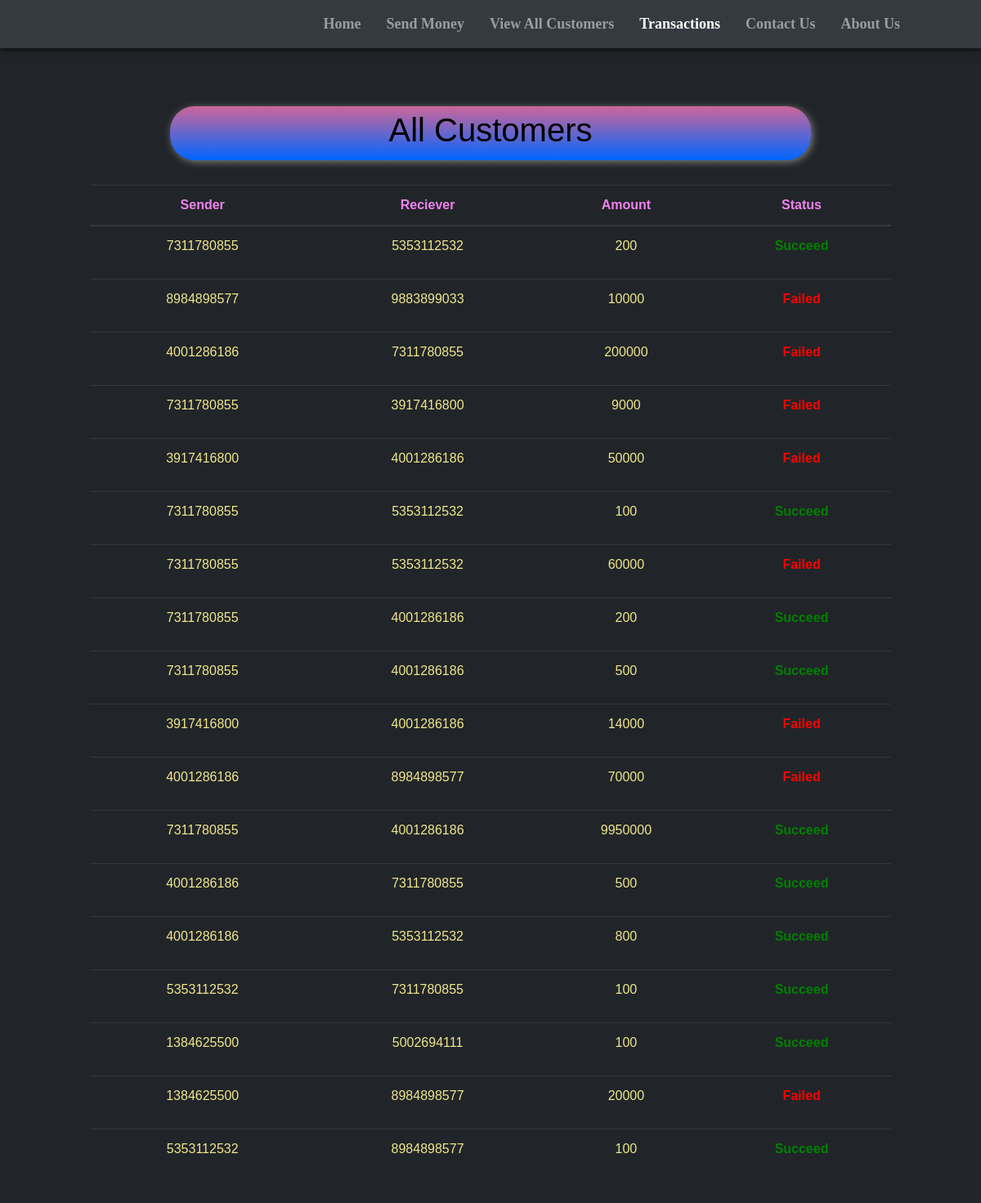
Screenshot of /transactions.php with the database file from the repository.
### tables this page shows
CREATE TABLE `transactions` (
  `sr` int(11) NOT NULL,
  `sender` varchar(10) NOT NULL,
  `receiver` varchar(10) NOT NULL,
  `amount` bigint(20) NOT NULL,
  `status` varchar(10) NOT NULL
);

### transactions.php (the view, shortened to what this page needs)
<!doctype html>
<html lang="en">
<head>
    <link href="//maxcdn.bootstrapcdn.com/bootstrap/4.1.1/css/bootstrap.min.css" rel="stylesheet" id="bootstrap-css">
    <link rel="stylesheet" href="https://use.fontawesome.com/releases/v5.1.0/css/all.css"
>
</head>
<body style="background-color:#212529;">
    <?php include 'spin.php'; ?>
    <nav class="navbar navbar-expand-lg navbar-dark bg-dark fixed fixed-top"
        style="font-family:candara; font-size:18px; box-shadow: 0px 0px 10px 0px black;">
        <div class="container-fluid">
            <a href="index.php"><img src="statics\logospark.png" alt=""
                    style="height: 80px; margin-left:25px; margin-top:10px;"></a>
        </div>
        <div class="collapse navbar-collapse" id="navbarSupportedContent">
            <b>
                <ul class="navbar-nav ">
                    <li class="nav-item nav-links" style="margin-left:15px;">
                        <a class="nav-link text-nowrap" aria-current="page" href="index.php">Home</a>
                    </li>
                    <li class="nav-item" style="margin-left:15px; ">
                        <a class="nav-link text-nowrap" href="send_money.php">Send Money</a>
                    </li>
                    <li class="nav-item" style="margin-left:15px;">
                        <a class="nav-link text-nowrap" href="all_cust.php">View All Customers</a>
                    </li>
                    <li class="nav-item" style="margin-left:15px;">
                        <a class="nav-link text-nowrap active" href="transactions.php">Transactions</a>
                    </li>
                    <li class="nav-item" style="margin-left:15px;">
                        <a class="nav-link text-nowrap" href="contact_us.php">Contact Us</a>
                    </li>
                    <li class="nav-item" style="margin-left:15px; margin-right:75px;">
                        <a class="nav-link text-nowrap" href="about_us.php">About Us</a>
                    </li>
                </ul>
            </b>
        </div>
    </nav>
    <center>
        <div class="container" style="margin-top: 10%; padding:10px 80px 10px 80px; ">
            <div
                style="width:80%; background: linear-gradient(to bottom, #cc6699 0%, #0066ff 100%); padding:5px 5px 5px 5px; border-radius:30px; box-shadow: 2px 2px 10px gray;">
                <h1 style=" color:black;">All Customers</h1>
            </div>
            <?php
    $conn = mysqli_connect($servername, $username, $password, $database);
    if(!$conn){
        die("Connection not established: ".mysqli_connect_error());
    }else{
        $sql = "SELECT * FROM `transactions`";
        $result = mysqli_query($conn, $sql);
?>
            <table class="table table-dark" style="margin-top: 30px;">
                <thead>
                    <tr>
                        <th scope="col">Sender</th>
                        <th scope="col">Reciever</th>
                        <th scope="col">Amount</th>
                        <th scope="col">Status</th>
                    </tr>
                </thead>
                <?php
echo "<tbody>";
        while($row = mysqli_fetch_assoc($result)){
        if(!(empty($row['sender']) && empty($row['receiver']) && empty($row['amount'])))
            {echo    '
            <tr>
              <td>'.$row['sender'].'</td>
              <td>'.$row['receiver'].'</td>
              <td>'.$row['amount'].'</td>
              <td>'; ?> <?php if($row['status'] == "succeed"){echo '<b><p style="color:green;">Succeed</p></b>';}else{echo '<b><p style="color:red;">Failed</p></b>';} ?>
              <?php echo '</td>
              </tr>';}
    }
    }
    echo "</tbody>";
?>
        </div>
    </center>
</body>
</html>

### transactions.php (style rules this page uses)
body { margin: 0; padding: 0; font-family: sans-serif; background: url('statics/back.jpg') no-repeat center center fixed; background-size: cover; }
th { text-align: center; color:Violet; }
td { text-align: center; color:Khaki; }

### rows the page displays
transactions: sender "7311780855", receiver "5353112532", amount "200", status "Succeed"
transactions: sender "8984898577", receiver "9883899033", amount "10000", status "Failed"
transactions: sender "4001286186", receiver "7311780855", amount "200000", status "Failed"
transactions: sender "7311780855", receiver "3917416800", amount "9000", status "Failed"
transactions: sender "3917416800", receiver "4001286186", amount "50000", status "Failed"
transactions: sender "7311780855", receiver "5353112532", amount "100", status "Succeed"
transactions: sender "7311780855", receiver "5353112532", amount "60000", status "Failed"
transactions: sender "7311780855", receiver "4001286186", amount "200", status "Succeed"
transactions: sender "7311780855", receiver "4001286186", amount "500", status "Succeed"
transactions: sender "3917416800", receiver "4001286186", amount "14000", status "Failed"
transactions: sender "4001286186", receiver "8984898577", amount "70000", status "Failed"
transactions: sender "7311780855", receiver "4001286186", amount "9950000", status "Succeed"
transactions: sender "4001286186", receiver "7311780855", amount "500", status "Succeed"
transactions: sender "4001286186", receiver "5353112532", amount "800", status "Succeed"
transactions: sender "5353112532", receiver "7311780855", amount "100", status "Succeed"
transactions: sender "1384625500", receiver "5002694111", amount "100", status "Succeed"
transactions: sender "1384625500", receiver "8984898577", amount "20000", status "Failed"
transactions: sender "5353112532", receiver "8984898577", amount "100", status "Succeed"
